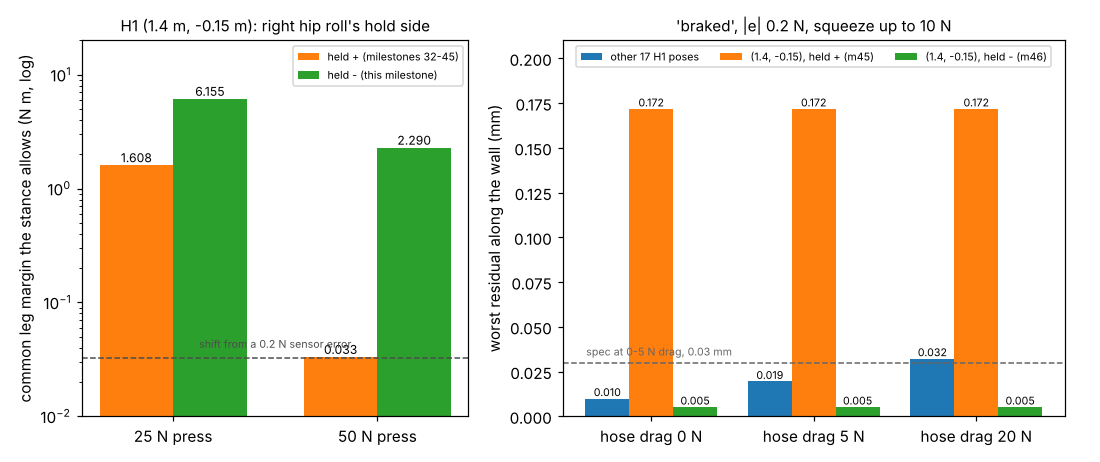

Generate this figure with Python:
"""Figure for milestone 46: python experiments/m46_holdside/figure.py (reads results.json and m45's)."""
import json
import os

import matplotlib
matplotlib.use("Agg")
import matplotlib.pyplot as plt  # noqa: E402
import numpy as np  # noqa: E402

HERE = os.path.dirname(os.path.abspath(__file__))
R = json.load(open(os.path.join(HERE, "results.json")))
R45 = json.load(open(os.path.join(HERE, "..", "m45_tiered", "results.json")))
fig, (ax1, ax2) = plt.subplots(1, 2, figsize=(10, 4.2), gridspec_kw={"width_ratios": [1, 1.3]})
A2 = R["A2"]
lab = ["25 N press", "50 N press"]
x = np.arange(2)
w = 0.36
for off, nm, c, t in ((-w / 2, "per-robot", "C1", "held + (milestones 32-45)"),
                      (w / 2, "flipped", "C2", "held - (this milestone)")):
    ys = [e["t"] for e in A2[nm]]
    ax1.bar(x + off, ys, w, color=c, label=t)
    for i, v in enumerate(ys):
        ax1.text(x[i] + off, v, f"{v:.3f}", ha="center", va="bottom", fontsize=8)
ax1.set_yscale("log")
ax1.set_ylim(0.01, 20)
ax1.axhline(0.0326, color="0.3", ls="--", lw=1)
ax1.text(0.5, 0.04, "shift from a 0.2 N sensor error", ha="center", fontsize=7, color="0.3")
ax1.set_xticks(x, lab)
ax1.set_ylabel("common leg margin the stance allows (N m, log)")
ax1.set_title("H1 (1.4 m, -0.15 m): right hip roll's hold side", fontsize=10)
ax1.legend(fontsize=7, loc="upper right")
D = sorted(R["D"], key=lambda d: d["H"])
D45 = sorted(R45["D"], key=lambda d: d["H"])
H = [d["H"] for d in D]
k = str([1.4, -0.15])
series = ((-0.27, [d["worst"]["other"]["y"] for d in D], "C0", "other 17 H1 poses"),
          (0, [d["worst"][k]["y"] for d in D45], "C1", "(1.4, -0.15), held + (m45)"),
          (0.27, [d["worst"][k]["y"] for d in D], "C2", "(1.4, -0.15), held - (m46)"))
x = np.arange(len(H))
for off, ys, c, t in series:
    ax2.bar(x + off, ys, 0.27, color=c, label=t)
    for i, v in enumerate(ys):
        ax2.text(x[i] + off, v, f"{v:.3f}", ha="center", va="bottom", fontsize=7)
ax2.axhline(0.03, color="0.4", ls="--", lw=1)
ax2.set_xticks(x, [f"hose drag {h:g} N" for h in H])
ax2.set_ylabel("worst residual along the wall (mm)")
ax2.set_title("'braked', |e| 0.2 N, squeeze up to 10 N", fontsize=10)
ax2.text(-0.4, 0.034, "spec at 0-5 N drag, 0.03 mm", fontsize=7, color="0.4")
ax2.set_ylim(0, 0.21)
ax2.legend(fontsize=7, loc="upper center", ncol=3)
fig.tight_layout()
fig.savefig(os.path.join(HERE, "figure.png"), dpi=110)
print("wrote figure.png")
